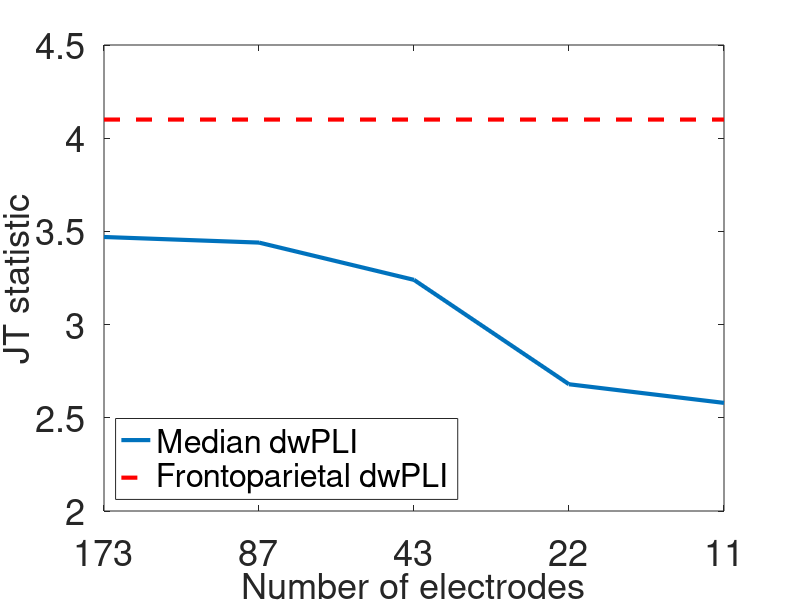

Write the MATLAB code that produced this figure. (Note: this script raises an error after producing the figure.)
function plotjtvselec

% plotdata(:,1) = [
% .8184
% .8159
% .8235
% .7596
% .7877
% ];

jtdata(:,1) = [
3.47
3.44
3.24
2.68
2.58
4.1
];

numchan = 173;

xticks = {
    num2str(round(numchan));
    num2str(round(numchan/2));
    num2str(round(numchan/4));
    num2str(round(numchan/8));
    num2str(round(numchan/16));
    };

fontname = 'Helvetica';
fontsize = 26;

figure('Color','white');
hold all

plot(1:5,jtdata(1:5),'LineWidth',3);
line(xlim,[jtdata(6) jtdata(6)],'LineWidth',3,'Color','red','LineStyle','--');
set(gca,'FontName',fontname,'FontSize',fontsize,'XTickLabel',xticks);
xlabel('Number of electrodes','FontName',fontname,'FontSize',fontsize);
ylabel('JT statistic','FontName',fontname,'FontSize',fontsize);
box on
legend('Median dwPLI','Frontoparietal dwPLI','Location','SouthWest');
export_fig('figures/plotjtvselec.tiff','-d300','-p0.01');
close(gcf);